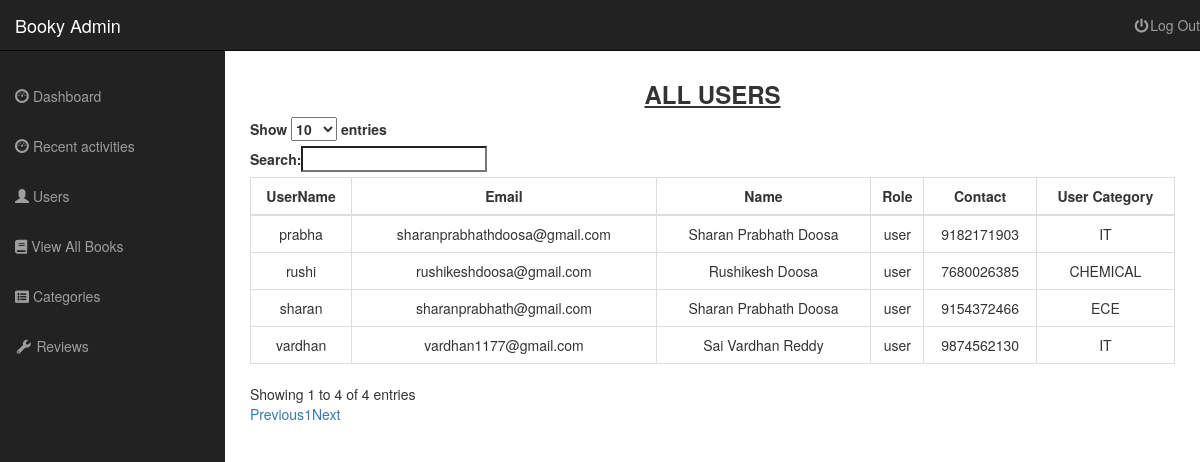
The page /admin/users.php (signed in) on the database its author committed.
### tables this page shows
CREATE TABLE `users` (
  `username` varchar(255) NOT NULL,
  `password` varchar(255) NOT NULL,
  `email` varchar(255) NOT NULL DEFAULT 'noemail@noemail@noemail',
  `first_name` varchar(255) NOT NULL,
  `middle_name` varchar(255) DEFAULT NULL,
  `last_name` varchar(255) NOT NULL,
  `user_category` varchar(255) NOT NULL DEFAULT 'FirstYear',
  `role` varchar(255) NOT NULL,
  `date` date DEFAULT NULL
);

CREATE TABLE `contacts` (
  `username` varchar(255) NOT NULL,
  `contact_no` varchar(20) NOT NULL
);

### admin/templates/view_all_users.php (the view, shortened to what this page needs)
<h3 class="text-center"><b><u>ALL USERS</u></b></h3>
<div class="row">
	<div class="col-lg-12 col-md-12 col-sm-12 col-xs-12 table-responsive">
		<table class="table table-bordered table-hover" id="usersTable">
			<thead>
				<tr>
					<th class="text-center">UserName</th>
					<th class="text-center">Email</th>
					<th class="text-center">Name</th>
					<th class="text-center">Role</th>
					<th class="text-center">Contact</th>
					<th class="text-center">User Category</th>
				</tr>
			</thead>
			<tbody>
				<?php
					$query = "SELECT * from users WHERE username != 'admin' ORDER BY date DESC" ;
					$query_result = mysqli_query($connection,$query);
					if(!$query_result){
						die("QUERY FAILED " .mysqli_error($connection));
					}else{
						while ($row = mysqli_fetch_assoc($query_result)) {
							$username = $row['username'];
							$email = $row['email'];
							$name = $row['first_name'] . " " . $row['middle_name']. " " .$row['last_name'];
							$role = $row['role'];
							$user_category = $row['user_category'];
							$contactQuery = "SELECT contact_no FROM contacts WHERE username='$username'";
						    $contacts_set = mysqli_query($connection, $contactQuery);
						    if(!$contacts_set){
						            die("QUERY FAILED ".mysqli_error($connection));
					        }else{
					                $contact_row = mysqli_fetch_assoc($contacts_set);
					                $contact = $contact_row['contact_no'];
					        }
				?>
							<tr>
								<td class="text-center"><?php echo $username ?></td>
								<td class="text-center"><?php echo $email ?></td>
								<td class="text-center"><?php echo $name ?></td>
								<td class="text-center"><?php echo $role ?></td>
								<td class="text-center"><?php echo $contact ?></td>
								<td class="text-center"><?php echo $user_category ?></td>
							</tr>
				<?php
						}
					}
				?>
			</tbody>
		</table>
	</div>
</div>

### rows shown on the page
users: username "rushi", email "rushikeshdoosa@gmail.com", name "Rushikesh Doosa", role "user", contacts.contact_no "7680026385", user_category "CHEMICAL"
users: username "sharan", email "sharanprabhath@gmail.com", name "Sharan Prabhath Doosa", role "user", contacts.contact_no "9154372466", user_category "ECE"
users: username "prabha", email "sharanprabhathdoosa@gmail.com", name "Sharan Prabhath Doosa", role "user", contacts.contact_no "9182171903", user_category "IT"
users: username "vardhan", email "vardhan1177@gmail.com", name "Sai Vardhan Reddy", role "user", contacts.contact_no "9874562130", user_category "IT"
